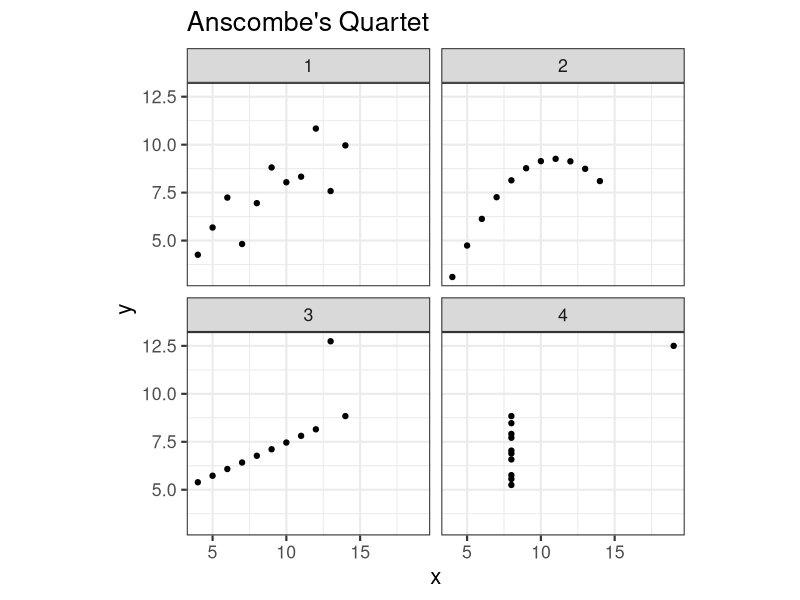

This chart was generated by the following R code:
## ----anscombe, fig.width = 7, fig.height = 5----
library(tidyr)
library(dplyr)
library(ggplot2)
ans <- anscombe
ans$id <- as.numeric(rownames(anscombe))
ans <- ans %>% gather(key,value,-id) %>%
	extract (key,c("var","group"),"(.)(.)") %>%
	spread(var,value)
ans$group <- factor(ans$group)
ans <- ans %>% arrange(group)
g <- ggplot(ans,aes(x,y))
g + geom_point() + facet_wrap(~group) +
    coord_fixed(ratio = 1.3) +
	ggtitle("Anscombe's Quartet") + theme_bw(16)

